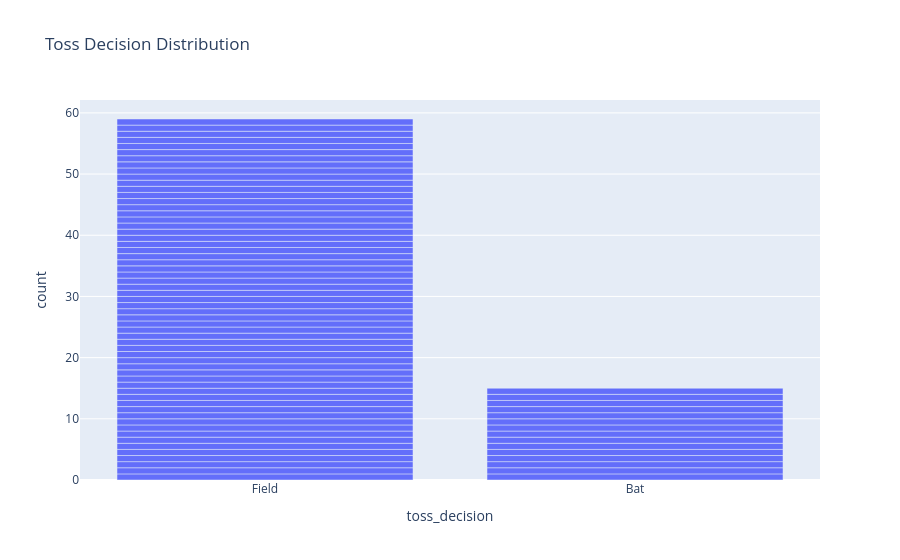

The code cell stored with this chart in its notebook:
### Code cell
import plotly.express as px

fig = px.bar(
    df['toss_decision'],
    x='toss_decision',
    title='Toss Decision Distribution',
   
)

fig.show()

### Figure 1 — Plotly figure (JSON) as saved in the notebook; plotly's stock layout.template omitted (floating-point values rounded to 4 significant figures)
{"data": [{"alignmentgroup": "True", "hovertemplate": "toss_decision=%{x}<br>count=%{y}<extra></extra>", "legendgroup": "", "marker": {"color": "#636efa", "pattern": {"shape": ""}}, "name": "", "offsetgroup": "", "orientation": "v", "showlegend": false, "textposition": "auto", "type": "bar", "x": ["Field", "Field", "Field", "Field", "Field", "Field", "Field", "Field", "Field", "Field", "Field", "Field", "Field", "Field", "Field", "Field", "Field", "Field", "Field", "Field", "Field", "Field", "Field", "Field", "Field", "Field", "Field", "Field", "Field", "Field", "Field", "Field", "Field", "Field", "Bat", "Field", "Field", "Field", "Field", "Field", "Field", "Field", "Bat", "Field", "Bat", "Field", "Field", "Bat", "Field", "Field", "Field", "Bat", "Field", "Bat", "Field", "Field", "Bat", "Field", "Field", "Field", "Bat", "Bat", "Bat", "Field", "Field", "Bat", "Bat", "Bat", "Field", "Bat", "Field", "Field", "Field", "Bat"], "xaxis": "x", "y": [1, 1, 1, 1, 1, 1, 1, 1, 1, 1, 1, 1, 1, 1, 1, 1, 1, 1, 1, 1, 1, 1, 1, 1, 1, 1, 1, 1, 1, 1, 1, 1, 1, 1, 1, 1, 1, 1, 1, 1, 1, 1, 1, 1, 1, 1, 1, 1, 1, 1, 1, 1, 1, 1, 1, 1, 1, 1, 1, 1, 1, 1, 1, 1, 1, 1, 1, 1, 1, 1, 1, 1, 1, 1], "yaxis": "y"}], "layout": {"barmode": "relative", "legend": {"tracegroupgap": 0}, "title": {"text": "Toss Decision Distribution"}, "xaxis": {"anchor": "y", "domain": [0, 1], "title": {"text": "toss_decision"}}, "yaxis": {"anchor": "x", "domain": [0, 1], "title": {"text": "count"}}}}
